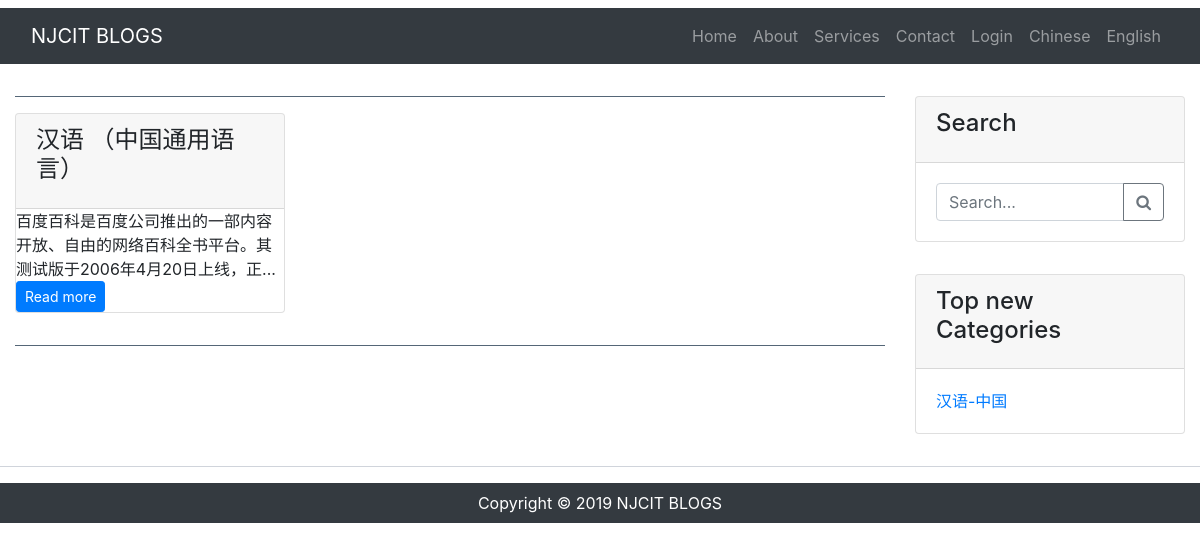
The page / on the database its author committed.
### tables this page shows
CREATE TABLE `cn_posts` (
  `id` int(11) NOT NULL,
  `post_category_id` int(11) NOT NULL,
  `post_title` varchar(250) NOT NULL,
  `post_content` mediumtext NOT NULL,
  `post_status` int(11) NOT NULL DEFAULT '0',
  `post_image` mediumtext NOT NULL,
  `created_date` datetime NOT NULL,
  `created_by_id` int(11) NOT NULL,
  `updated_date` datetime NOT NULL,
  `updated_by_id` int(11) NOT NULL
);

CREATE TABLE `cn_categories` (
  `id` int(11) NOT NULL,
  `category_name` varchar(1500) NOT NULL,
  `created_date` datetime NOT NULL,
  `created_by_id` int(11) NOT NULL,
  `updated_date` datetime NOT NULL,
  `updated_by_id` int(11) NOT NULL
);

### includes/functions.php (called while the page is built, shortened)
<?php
	function cnShortText($string){
		if (strlen($string)>50) {
			$text = mb_substr($string, 0, 50, 'UTF-8')."...";
			return $text;
		}
	}
?>

### posts/posts.php (the view, shortened to what this page needs)
 <hr style="border-color: #567;">
<div class="row">
<?php
if (isset($_SESSION['lang']) && $_SESSION['lang'] =='en') {
	$query = "SELECT * FROM posts WHERE post_status=1";
}
else {
	$query = "SELECT * FROM cn_posts WHERE post_status=1";
}
	if (isset($_GET['page'])) {
		$page = $_GET['page'];
	}
	else {
		$page = "";
	}
	if ($page == "" || $page == 1) {
		$page_1 = 0;
	}
	else {
		$page_1 = ($page*9)-9;
	}
	if (isset($_SESSION['lang']) && $_SESSION['lang']=='en') {
		$query = "SELECT * FROM posts WHERE post_status=1 ORDER BY id DESC LIMIT $page_1,9";
	}
	else {
		$query = "SELECT * FROM cn_posts WHERE post_status=1 ORDER BY id DESC LIMIT $page_1,9";
	}
	$execute = mysqli_query($connection, $query);
	if (mysqli_num_rows($execute)!=0) {
		while ($row = mysqli_fetch_array($execute)){
			$post_id = $row['id'];
		    $post_title = $row['post_title'];
		    $post_content = $row['post_content'];
	     ?>
	          <div class="col-lg-4 col-md-6 mb-3">
	          	<div class="card">
	          		<div class="card-header">
	          			<h4 class="card-title"><?php echo nl2br(ucfirst($post_title)); ?></h4>
	          		</div>
	          		<div class="body">
<?php
if (isset($_SESSION['lang']) && $_SESSION['lang']=='en') {
	?>
<p class="card-text"><?php echo shortenText(nl2br($post_content)); ?> <a href="index.php?source=<?php echo urlencode('read more'); ?>&post=<?php echo $post_id; ?>" class="btn btn-primary btn-sm"><?php echo ucfirst(_l_read_more); ?></a></p>
<?php
}
else {
	?>
<p class="card-text"><?php echo cnshortText($post_content); ?> <a href="index.php?source=<?php echo urlencode('read more'); ?>&post=<?php echo $post_id; ?>" class="btn btn-primary btn-sm"><?php echo ucfirst(_l_read_more); ?></a></p>
	<?php
	}
?>
	          		</div>
	          	</div>
	          </div>
	<?php
	}
}
else {
  ?>
    <div class="col-lg-8 offset-lg-2">
      <p class="alert alert-danger"><?php echo ucfirst(_l_no_post); ?></p>
    </div>
  <?php
}
?>
</div>
<hr style="border-color: #567;">

### includes/sidebar.php
<div class="row">
  <div class="col-lg-12 col-md-12">
    <div class="card mt-3 mb-3">
      <div class="card-header">
        <h4 class="card-title"><?php echo ucfirst(_l_search); ?></h4>
      </div>
      <div class="card-body">
        <form action="?source=<?php echo urlencode('search'); ?>" method="post" accept-charset="utf-8">
          <div class="input-group">
            <input type="text" name="search" placeholder="<?php echo ucfirst(_l_search_here); ?>" class="form-control">
            <div class="input-group-append">
              <button type="submit" name="search_btn" class="btn btn-outline-secondary"><i class="fa fa-search"></i> <span class="sr-only"><?php echo ucfirst(_l_search); ?></span></button>
            </div>
          </div>
        </form>
      </div>
    </div>
  </div>
  <div class="col-lg-12 col-md-12">
    <div class="card mt-3 mb-3">
      <div class="card-header">
        <h4 class="card-title"><?php echo ucfirst(_l_top_categories); ?></h4>
      </div>
      <div class="card-body">
        <div class="row">
<?php
if (isset($_SESSION['lang']) && $_SESSION['lang'] =='en') {
  $query = "SELECT * FROM categories LIMIT 10";
  $get_category = mysqli_query($connection, $query);
  if (mysqli_num_rows($get_category)!=0) {
    while ($row = mysqli_fetch_array($get_category)) {
      $category_id = $row['id'];
      $category_name = $row['category_name'];
    ?>
            <div class="col-lg-6">
              <ul class="list-unstyled mb-0">
                <li>
                  <a href="index.php?source=<?php echo urlencode('read all of this category posts'); ?>&category_id=<?php echo $category_id; ?>"><?php echo $category_name; ?></a>
                </li>
              </ul>
            </div>
      <?php
    }
  }
  else {
    ?>
    <div class="col">
      <p class="alert alert-danger"><?php echo ucfirst(_l_no_category); ?></p>
    </div>
    <?php
  }
}
else {
  $query = "SELECT * FROM cn_categories";
  $get_category = mysqli_query($connection, $query);
  if (mysqli_num_rows($get_category)!=0) {
    while ($row = mysqli_fetch_array($get_category)) {
      $category_id = $row['id'];
      $category_name = $row['category_name'];
    ?>
            <div class="col-lg-6">
              <ul class="list-unstyled mb-0">
                <li>
                  <a href="index.php?source=<?php echo urlencode('read all of this category posts'); ?>&category_id=<?php echo $category_id; ?>"><?php echo $category_name; ?></a>
                </li>
              </ul>
            </div>
      <?php
    }
  }
  else {
    ?>
            <div class="col">
              <p class="alert alert-danger"><?php echo ucfirst(_l_no_category); ?></p>
            </div>
    <?php
  }
}
?>
        </div>
      </div>
    </div>
  </div>
</div>

### rows shown on the page
cn_posts: post_title "汉语 （中国通用语言）", post_content "百度百科是百度公司推出的一部内容开放、自由的网络百科全书平台。其测试版于2006年4月20日上线，正..."
cn_categories: category_name "汉语-中国"

### other values the page prints
_l_njcit "NJCIT"
_l_blog "BLOGS"
_l_home "Home"
_l_about "About"
_l_services "Services"
_l_contact "Contact"
_l_login "Login"
_l_lang_1 "Chinese"
_l_lang_2 "English"
_l_search "Search"
_l_top_categories "Top new Categories"
_l_copyright "Copyright"
_l_topic "NJCIT BLOGS"
